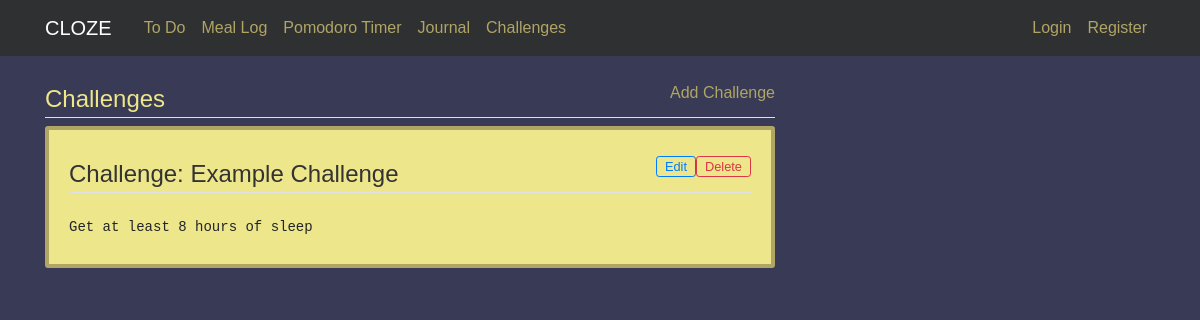
Before: /challenges with the older database file.
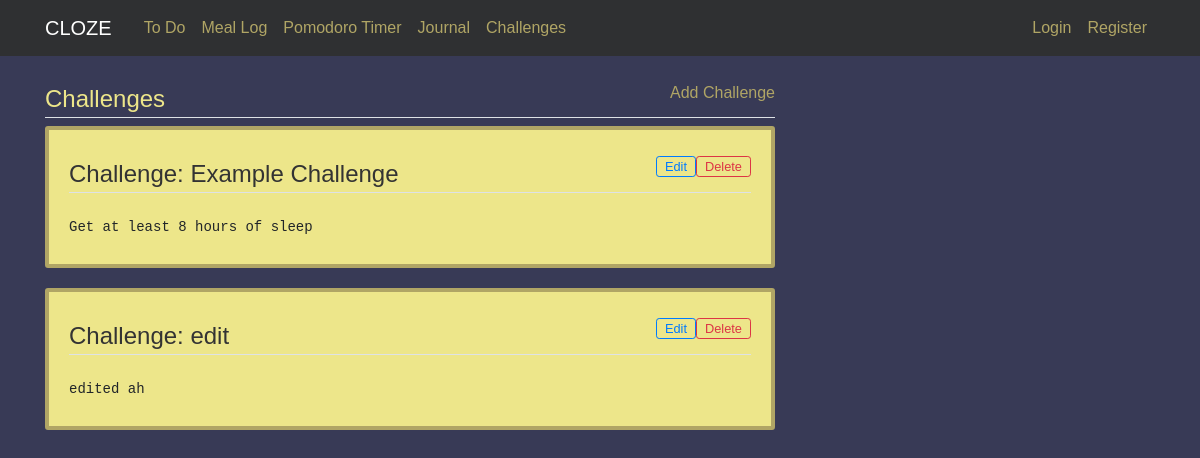
After: the same page with the newer database file.
### cloze/models.py (models this page shows)
class Challenge(db.Model):
    id = db.Column(db.Integer, primary_key=True)
    title = db.Column(db.String(256), index=True)
    description = db.Column(db.String(512), index=True)
    user_id = db.Column(db.Integer, db.ForeignKey('user.id'), nullable=False)

### cloze/routes.py (the view)
@app.route('/challenges')
def challenges():
    challenges = db.session.query(Challenge)
    return render_template('challenges.html', title = 'Challenges', challenges=challenges)

### cloze/Templates/challenges.html
{% extends "layout.html" %}
{% block content %}
<div class="col-md-8">
    <div class="">
        <a style="float:right; vertical-align: bottom;" href="{{ url_for('new_challenges') }}">Add Challenge</a>
        <legend class="border-bottom mb-2" style="color: #ede68a;">Challenges</legend>
    </div>
    {% for challenge in challenges %}
        <div class="content-section">
            <div>
                <form action="{{ url_for('delete_challenge', id=challenge.id) }}" method="POST" >
                    <input align="right" class="btn btn-sm btn-outline-danger py-0" style="float: right; font-size: 0.8em;" type="submit" value="Delete">
                </form>
                <form action="{{ url_for('edit_challenge', id=challenge.id) }}" method="POST" >
                    <input align="right" class="btn btn-sm btn-outline-primary py-0" style="float: right; font-size: 0.8em;" type="submit" value="Edit">
                </form>
                <legend class="border-bottom mb-4">Challenge: {{challenge.title}}</legend>
            </div>
            <pre class="tab">{{challenge.description}}</pre>
        </div>
    {% endfor %}
</div>
{% endblock content %}

Changed rows visible on the page:
added Challenge: title "edit", description "edited ah"
